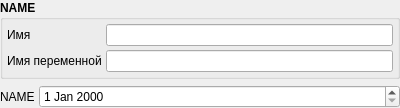
<?xml version="1.0" encoding="UTF-8"?>
<ui version="4.0">
 <class>VariableDateFrame</class>
 <widget class="QWidget" name="VariableDateFrame">
  <property name="geometry">
   <rect>
    <x>0</x>
    <y>0</y>
    <width>400</width>
    <height>93</height>
   </rect>
  </property>
  <property name="windowTitle">
   <string>Form</string>
  </property>
  <layout class="QVBoxLayout" name="verticalLayout">
   <property name="margin">
    <number>0</number>
   </property>
   <item>
    <widget class="QGroupBox" name="adminGroupBox">
     <property name="font">
      <font>
       <weight>75</weight>
       <bold>true</bold>
      </font>
     </property>
     <property name="title">
      <string>NAME</string>
     </property>
     <layout class="QGridLayout" name="gridLayout">
      <property name="margin">
       <number>4</number>
      </property>
      <property name="spacing">
       <number>4</number>
      </property>
      <item row="0" column="0">
       <widget class="QLabel" name="nameLabel">
        <property name="font">
         <font>
          <weight>50</weight>
          <bold>false</bold>
         </font>
        </property>
        <property name="text">
         <string>Имя</string>
        </property>
       </widget>
      </item>
      <item row="0" column="1">
       <widget class="QLineEdit" name="nameEdit">
        <property name="font">
         <font>
          <weight>50</weight>
          <bold>false</bold>
         </font>
        </property>
       </widget>
      </item>
      <item row="1" column="0">
       <widget class="QLabel" name="varNameLabel">
        <property name="font">
         <font>
          <weight>50</weight>
          <bold>false</bold>
         </font>
        </property>
        <property name="text">
         <string>Имя переменной</string>
        </property>
       </widget>
      </item>
      <item row="1" column="1">
       <widget class="QLineEdit" name="varNameEdit">
        <property name="font">
         <font>
          <weight>50</weight>
          <bold>false</bold>
         </font>
        </property>
       </widget>
      </item>
     </layout>
    </widget>
   </item>
   <item>
    <widget class="QWidget" name="userWidget" native="true">
     <layout class="QHBoxLayout" name="horizontalLayout">
      <property name="spacing">
       <number>4</number>
      </property>
      <property name="margin">
       <number>0</number>
      </property>
      <item>
       <widget class="QLabel" name="valueLabel">
        <property name="sizePolicy">
         <sizepolicy hsizetype="Maximum" vsizetype="Preferred">
          <horstretch>0</horstretch>
          <verstretch>0</verstretch>
         </sizepolicy>
        </property>
        <property name="text">
         <string>NAME</string>
        </property>
       </widget>
      </item>
      <item>
       <widget class="QDateEdit" name="valueEdit"/>
      </item>
     </layout>
    </widget>
   </item>
  </layout>
 </widget>
 <resources/>
 <connections/>
</ui>
